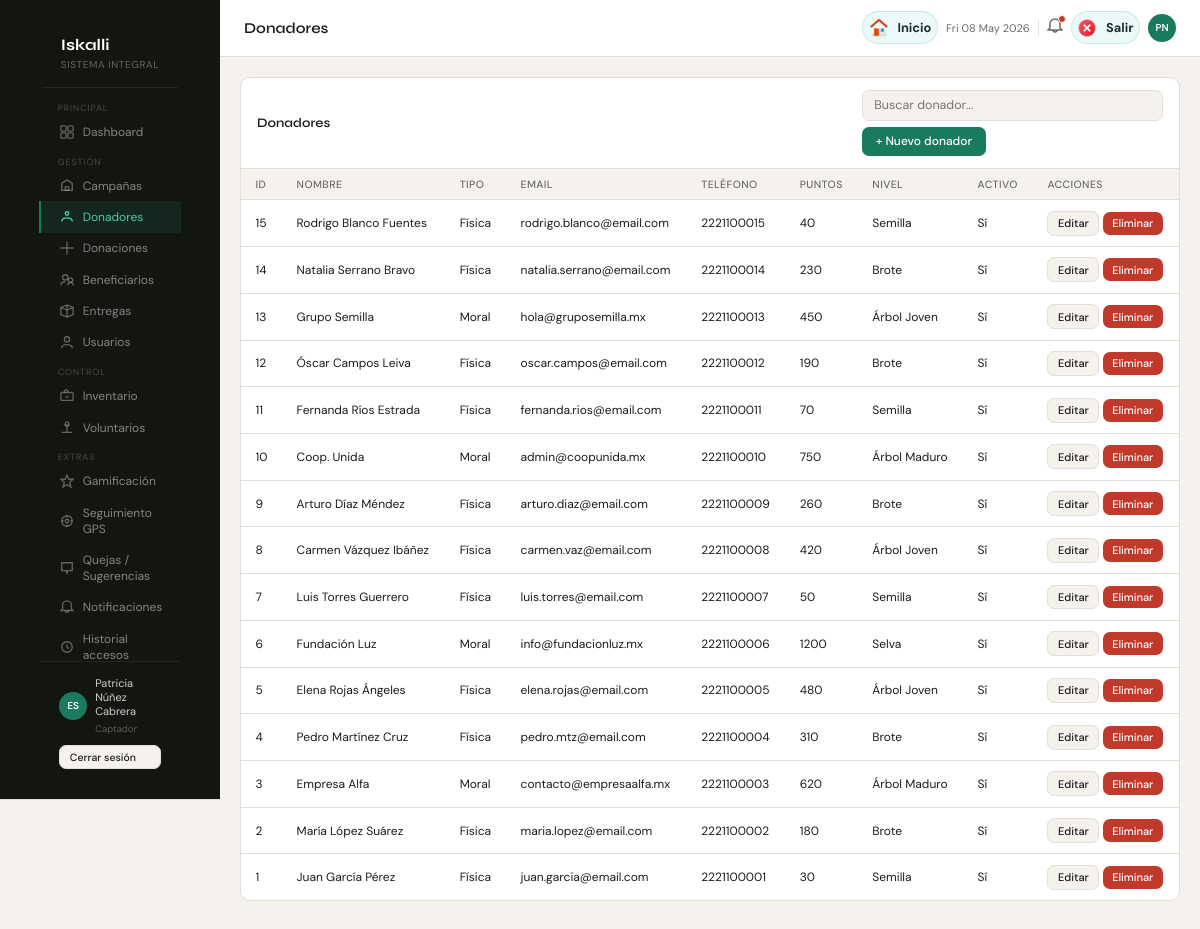
The page /index.php?pagina=donadores (signed in) on the database its author committed.
### tables this page shows
CREATE TABLE donadores (
    id_donador        INT          NOT NULL AUTO_INCREMENT,
    id_nivel          INT,
    puntos_acumulados INT          NOT NULL DEFAULT 0,
    email             VARCHAR(150) NOT NULL,
    telefono          VARCHAR(20),
    activo            BOOLEAN      NOT NULL DEFAULT TRUE,
    created_at        DATETIME     NOT NULL DEFAULT CURRENT_TIMESTAMP,
    PRIMARY KEY (id_donador),
    UNIQUE KEY uq_donador_email (email)
);

### models/DonadoresModel.php (called while the page is built, shortened)
<?php
class DonadoresModel {
    private PDO $db;
    public function __construct(PDO $conexion) {
        $this->db = $conexion;
    }
    public function obtenerTodos(): array {
        $sql = "
            SELECT
                d.id_donador,
                CASE
                    WHEN df.id_donador IS NOT NULL THEN 'Física'
                    WHEN dm.id_donador IS NOT NULL THEN 'Moral'
                    ELSE 'Desconocido'
                END AS tipo_persona,
                COALESCE(dm.razon_social, CONCAT(df.nombre, ' ', df.apellido)) AS nombre_completo,
                COALESCE(df.nombre, '') AS nombre,
                COALESCE(df.apellido, '') AS apellido,
                COALESCE(dm.razon_social, '') AS razon_social,
                d.email,
                d.telefono,
                d.puntos_acumulados,
                COALESCE(ng.nombre, 'Sin nivel') AS nivel,
                d.activo,
                d.created_at
            FROM donadores d
            LEFT JOIN donadores_fisicos df ON d.id_donador = df.id_donador
            LEFT JOIN donadores_morales dm ON d.id_donador = dm.id_donador
            LEFT JOIN niveles_gamificacion ng ON d.id_nivel = ng.id_nivel
            ORDER BY d.id_donador DESC
        ";
        return $this->db->query($sql)->fetchAll();
    }
}

### functions.php (called while the page is built, shortened)
<?php
function e(string $string): string
{
    return htmlspecialchars($string, ENT_QUOTES, 'UTF-8');
}

### views/pages/donadores.php (the view, shortened to what this page needs)
<?php
require_once 'views/layouts/header.php';
?>
<div style="display:flex;width:100%;">
  <?php require_once 'views/layouts/sidebar.php'; ?>
  <div class="main">
    <?php require_once 'views/layouts/topbar.php'; ?>
    <div class="content">
      <div class="card">
        <div class="card-header">
          <h3>Donadores</h3>
          <div class="toolbar">
            <input type="text" class="search-input" placeholder="Buscar donador..." oninput="filtrarTabla(this,'tabla-donadores')">
            <a href="<?= BASE_URL ?>/index.php?pagina=donadores&accion=crear" class="btn btn-primary">+ Nuevo donador</a>
          </div>
        </div>
        <table id="tabla-donadores">
          <thead>
            <tr>
              <th>ID</th>
              <th>Nombre</th>
              <th>Tipo</th>
              <th>Email</th>
              <th>Teléfono</th>
              <th>Puntos</th>
              <th>Nivel</th>
              <th>Activo</th>
              <th>Acciones</th>
            </tr>
          </thead>
          <tbody>
            <?php foreach ($donadores as $donador): ?>
              <tr>
                <td><?= e((string) $donador['id_donador']) ?></td>
                <td><?= e($donador['nombre_completo']) ?></td>
                <td><?= e(ucfirst($donador['tipo_persona'])) ?></td>
                <td><?= e($donador['email']) ?></td>
                <td><?= e($donador['telefono'] ?? '-') ?></td>
                <td><?= e((string) $donador['puntos_acumulados']) ?></td>
                <td><?= e($donador['nivel'] ?? '—') ?></td>
                <td><?= $donador['activo'] ? 'Sí' : 'No' ?></td>
                <td>
                  <a href="<?= BASE_URL ?>/index.php?pagina=donadores&accion=editar&id=<?= e((string) $donador['id_donador']) ?>" class="btn btn-secondary btn-sm">Editar</a>
                  <a href="<?= BASE_URL ?>/index.php?pagina=donadores&accion=eliminar&id=<?= e((string) $donador['id_donador']) ?>" class="btn btn-danger btn-sm" onclick="return confirm('¿Eliminar este donador?');">Eliminar</a>
                </td>
              </tr>
            <?php endforeach; ?>
          </tbody>
        </table>
      </div>
    </div>
  </div>
</div>
<?php require_once 'views/layouts/footer.php'; ?>

### public/css/iskalli.css (style rules this page uses)
*, *::before, *::after { box-sizing: border-box; margin: 0; padding: 0; }
html { scroll-behavior: smooth; }
body { font-family: 'Quicksand', sans-serif; background: var(--fondo); color: var(--texto); overflow-x: hidden; }
:root { --accent: #1A7A5E; --accent2: #15624B; --sidebar: #131511; --bg: #F5F2EE; --surface: #FFFFFF; --danger: #C0392B; --amber: #C68B0A; --blue: #3B6FD4; --pink: #993556; --text: #1C1C1A; --muted: #6B6B67; --border: #E2DED8; --radius: 10px; }
body { font-family: 'DM Sans', sans-serif; background: var(--bg); color: var(--text); display: flex; min-height: 100vh; font-size: 14px; }
a { text-decoration: none; color: inherit; }
.main { margin-left: 220px; flex: 1; display: flex; flex-direction: column; min-height: 100vh; }
.content { padding: 1.25rem; flex: 1; }
.card { background: var(--surface); border: 1px solid var(--border); border-radius: var(--radius); overflow: hidden; margin-bottom: 12px; }
.card-header { padding: .75rem 1rem; border-bottom: 1px solid var(--border); display: flex; align-items: center; justify-content: space-between; gap: 8px; flex-wrap: wrap; }
.card-header h3 { font-family: 'Syne', sans-serif; font-size: 13px; font-weight: 600; }
.toolbar { display: flex; align-items: center; gap: 6px; flex-wrap: wrap; }
input[type=text], input[type=email], input[type=date], input[type=number], input[type=tel], input[type=password], select, textarea { font-family: 'DM Sans', sans-serif; font-size: 12.5px; border: 1px solid var(--border); border-radius: 7px; padding: .42rem .7rem; background: var(--bg); color: var(--text); outline: none; transition: border .15s; width: 100%; }
.search-input { width: 185px; }
table { width: 100%; border-collapse: collapse; font-size: 12px; }
thead th { padding: .55rem .9rem; text-align: left; font-size: 10.5px; color: var(--muted); font-weight: 500; text-transform: uppercase; letter-spacing: .04em; border-bottom: 1px solid var(--border); background: var(--bg); }
tbody td { padding: .65rem .9rem; border-bottom: 1px solid var(--border); vertical-align: middle; }
tbody tr:last-child td { border-bottom: none; }
.btn { font-family: 'DM Sans', sans-serif; font-size: 12px; font-weight: 500; padding: .4rem .85rem; border-radius: 7px; cursor: pointer; border: none; transition: all .15s; display: inline-flex; align-items: center; gap: 5px; text-decoration: none; }
.btn-primary { background: var(--accent); color: #fff; }
.btn-secondary { background: var(--bg); color: var(--text); border: 1px solid var(--border); }
.btn-danger { background: var(--danger); color: #fff; }
.btn-sm { padding: .28rem .6rem; font-size: 11px; }

### rows shown on the page
donadores: id_donador "15", nombre_completo "Rodrigo Blanco Fuentes", tipo_persona "Física", email "rodrigo.blanco@email.com", telefono "2221100015", puntos_acumulados "40", nivel "Semilla", activo "Sí"
donadores: id_donador "14", nombre_completo "Natalia Serrano Bravo", tipo_persona "Física", email "natalia.serrano@email.com", telefono "2221100014", puntos_acumulados "230", nivel "Brote", activo "Sí"
donadores: id_donador "13", nombre_completo "Grupo Semilla", tipo_persona "Moral", email "hola@gruposemilla.mx", telefono "2221100013", puntos_acumulados "450", nivel "Árbol Joven", activo "Sí"
donadores: id_donador "12", nombre_completo "Óscar Campos Leiva", tipo_persona "Física", email "oscar.campos@email.com", telefono "2221100012", puntos_acumulados "190", nivel "Brote", activo "Sí"
donadores: id_donador "11", nombre_completo "Fernanda Ríos Estrada", tipo_persona "Física", email "fernanda.rios@email.com", telefono "2221100011", puntos_acumulados "70", nivel "Semilla", activo "Sí"
donadores: id_donador "10", nombre_completo "Coop. Unida", tipo_persona "Moral", email "admin@coopunida.mx", telefono "2221100010", puntos_acumulados "750", nivel "Árbol Maduro", activo "Sí"
donadores: id_donador "9", nombre_completo "Arturo Díaz Méndez", tipo_persona "Física", email "arturo.diaz@email.com", telefono "2221100009", puntos_acumulados "260", nivel "Brote", activo "Sí"
donadores: id_donador "8", nombre_completo "Carmen Vázquez Ibáñez", tipo_persona "Física", email "carmen.vaz@email.com", telefono "2221100008", puntos_acumulados "420", nivel "Árbol Joven", activo "Sí"
donadores: id_donador "7", nombre_completo "Luis Torres Guerrero", tipo_persona "Física", email "luis.torres@email.com", telefono "2221100007", puntos_acumulados "50", nivel "Semilla", activo "Sí"
donadores: id_donador "6", nombre_completo "Fundación Luz", tipo_persona "Moral", email "info@fundacionluz.mx", telefono "2221100006", puntos_acumulados "1200", nivel "Selva", activo "Sí"
donadores: id_donador "5", nombre_completo "Elena Rojas Ángeles", tipo_persona "Física", email "elena.rojas@email.com", telefono "2221100005", puntos_acumulados "480", nivel "Árbol Joven", activo "Sí"
donadores: id_donador "4", nombre_completo "Pedro Martínez Cruz", tipo_persona "Física", email "pedro.mtz@email.com", telefono "2221100004", puntos_acumulados "310", nivel "Brote", activo "Sí"
donadores: id_donador "3", nombre_completo "Empresa Alfa", tipo_persona "Moral", email "contacto@empresaalfa.mx", telefono "2221100003", puntos_acumulados "620", nivel "Árbol Maduro", activo "Sí"
donadores: id_donador "2", nombre_completo "María López Suárez", tipo_persona "Física", email "maria.lopez@email.com", telefono "2221100002", puntos_acumulados "180", nivel "Brote", activo "Sí"
donadores: id_donador "1", nombre_completo "Juan García Pérez", tipo_persona "Física", email "juan.garcia@email.com", telefono "2221100001", puntos_acumulados "30", nivel "Semilla", activo "Sí"

### other values the page prints
$_SESSION['usuario'] "Patricia Núñez Cabrera"
$_SESSION['rol'] "Captador"
$titulo_pagina "Donadores"
$iniciales "PN"
